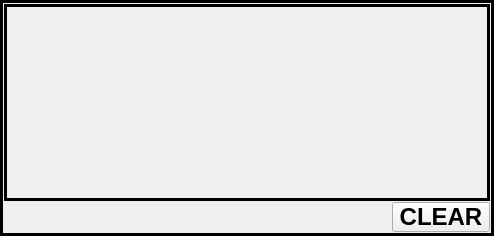
<?xml version="1.0" encoding="UTF-8"?>
<ui version="4.0">
 <class>TxWindow</class>
 <widget class="QFrame" name="TxWindow">
  <property name="geometry">
   <rect>
    <x>0</x>
    <y>0</y>
    <width>494</width>
    <height>236</height>
   </rect>
  </property>
  <property name="font">
   <font>
    <pointsize>18</pointsize>
    <weight>75</weight>
    <bold>true</bold>
   </font>
  </property>
  <property name="windowTitle">
   <string>Frame</string>
  </property>
  <property name="frameShape">
   <enum>QFrame::Box</enum>
  </property>
  <property name="frameShadow">
   <enum>QFrame::Plain</enum>
  </property>
  <property name="lineWidth">
   <number>3</number>
  </property>
  <property name="midLineWidth">
   <number>3</number>
  </property>
  <layout class="QGridLayout" name="gridLayout">
   <property name="leftMargin">
    <number>1</number>
   </property>
   <property name="topMargin">
    <number>1</number>
   </property>
   <property name="rightMargin">
    <number>1</number>
   </property>
   <property name="bottomMargin">
    <number>1</number>
   </property>
   <property name="spacing">
    <number>1</number>
   </property>
   <item row="1" column="1">
    <widget class="QPushButton" name="clearWindow">
     <property name="minimumSize">
      <size>
       <width>98</width>
       <height>24</height>
      </size>
     </property>
     <property name="maximumSize">
      <size>
       <width>16777215</width>
       <height>30</height>
      </size>
     </property>
     <property name="font">
      <font>
       <pointsize>18</pointsize>
       <weight>75</weight>
       <bold>true</bold>
      </font>
     </property>
     <property name="text">
      <string>CLEAR</string>
     </property>
    </widget>
   </item>
   <item row="1" column="0">
    <spacer name="horizontalSpacer">
     <property name="orientation">
      <enum>Qt::Horizontal</enum>
     </property>
     <property name="sizeHint" stdset="0">
      <size>
       <width>383</width>
       <height>30</height>
      </size>
     </property>
    </spacer>
   </item>
   <item row="0" column="0" colspan="2">
    <widget class="QScrollArea" name="txArea">
     <property name="palette">
      <palette>
       <active>
        <colorrole role="Text">
         <brush brushstyle="SolidPattern">
          <color alpha="255">
           <red>0</red>
           <green>0</green>
           <blue>0</blue>
          </color>
         </brush>
        </colorrole>
        <colorrole role="Base">
         <brush brushstyle="SolidPattern">
          <color alpha="255">
           <red>255</red>
           <green>255</green>
           <blue>255</blue>
          </color>
         </brush>
        </colorrole>
       </active>
       <inactive>
        <colorrole role="Text">
         <brush brushstyle="SolidPattern">
          <color alpha="255">
           <red>0</red>
           <green>0</green>
           <blue>0</blue>
          </color>
         </brush>
        </colorrole>
        <colorrole role="Base">
         <brush brushstyle="SolidPattern">
          <color alpha="255">
           <red>255</red>
           <green>255</green>
           <blue>255</blue>
          </color>
         </brush>
        </colorrole>
       </inactive>
       <disabled>
        <colorrole role="Text">
         <brush brushstyle="SolidPattern">
          <color alpha="255">
           <red>190</red>
           <green>190</green>
           <blue>190</blue>
          </color>
         </brush>
        </colorrole>
        <colorrole role="Base">
         <brush brushstyle="SolidPattern">
          <color alpha="255">
           <red>239</red>
           <green>235</green>
           <blue>231</blue>
          </color>
         </brush>
        </colorrole>
       </disabled>
      </palette>
     </property>
     <property name="frameShape">
      <enum>QFrame::Box</enum>
     </property>
     <property name="frameShadow">
      <enum>QFrame::Plain</enum>
     </property>
     <property name="lineWidth">
      <number>3</number>
     </property>
     <property name="midLineWidth">
      <number>3</number>
     </property>
     <property name="horizontalScrollBarPolicy">
      <enum>Qt::ScrollBarAsNeeded</enum>
     </property>
     <property name="widgetResizable">
      <bool>true</bool>
     </property>
     <widget class="QWidget" name="txLines">
      <property name="geometry">
       <rect>
        <x>0</x>
        <y>0</y>
        <width>480</width>
        <height>191</height>
       </rect>
      </property>
      <property name="palette">
       <palette>
        <active>
         <colorrole role="Text">
          <brush brushstyle="SolidPattern">
           <color alpha="255">
            <red>255</red>
            <green>255</green>
            <blue>255</blue>
           </color>
          </brush>
         </colorrole>
         <colorrole role="Base">
          <brush brushstyle="SolidPattern">
           <color alpha="255">
            <red>0</red>
            <green>0</green>
            <blue>0</blue>
           </color>
          </brush>
         </colorrole>
        </active>
        <inactive>
         <colorrole role="Text">
          <brush brushstyle="SolidPattern">
           <color alpha="255">
            <red>255</red>
            <green>255</green>
            <blue>255</blue>
           </color>
          </brush>
         </colorrole>
         <colorrole role="Base">
          <brush brushstyle="SolidPattern">
           <color alpha="255">
            <red>0</red>
            <green>0</green>
            <blue>0</blue>
           </color>
          </brush>
         </colorrole>
        </inactive>
        <disabled>
         <colorrole role="Text">
          <brush brushstyle="SolidPattern">
           <color alpha="255">
            <red>190</red>
            <green>190</green>
            <blue>190</blue>
           </color>
          </brush>
         </colorrole>
         <colorrole role="Base">
          <brush brushstyle="SolidPattern">
           <color alpha="255">
            <red>239</red>
            <green>235</green>
            <blue>231</blue>
           </color>
          </brush>
         </colorrole>
        </disabled>
       </palette>
      </property>
      <layout class="QVBoxLayout" name="linesLayout">
       <property name="spacing">
        <number>0</number>
       </property>
       <property name="sizeConstraint">
        <enum>QLayout::SetNoConstraint</enum>
       </property>
       <property name="leftMargin">
        <number>0</number>
       </property>
       <property name="topMargin">
        <number>0</number>
       </property>
       <property name="rightMargin">
        <number>0</number>
       </property>
       <property name="bottomMargin">
        <number>0</number>
       </property>
      </layout>
     </widget>
    </widget>
   </item>
  </layout>
 </widget>
 <resources/>
 <connections>
  <connection>
   <sender>clearWindow</sender>
   <signal>clicked()</signal>
   <receiver>TxWindow</receiver>
   <slot>clearBuffers()</slot>
   <hints>
    <hint type="sourcelabel">
     <x>450</x>
     <y>222</y>
    </hint>
    <hint type="destinationlabel">
     <x>246</x>
     <y>117</y>
    </hint>
   </hints>
  </connection>
 </connections>
 <slots>
  <slot>clearBuffers()</slot>
 </slots>
</ui>
